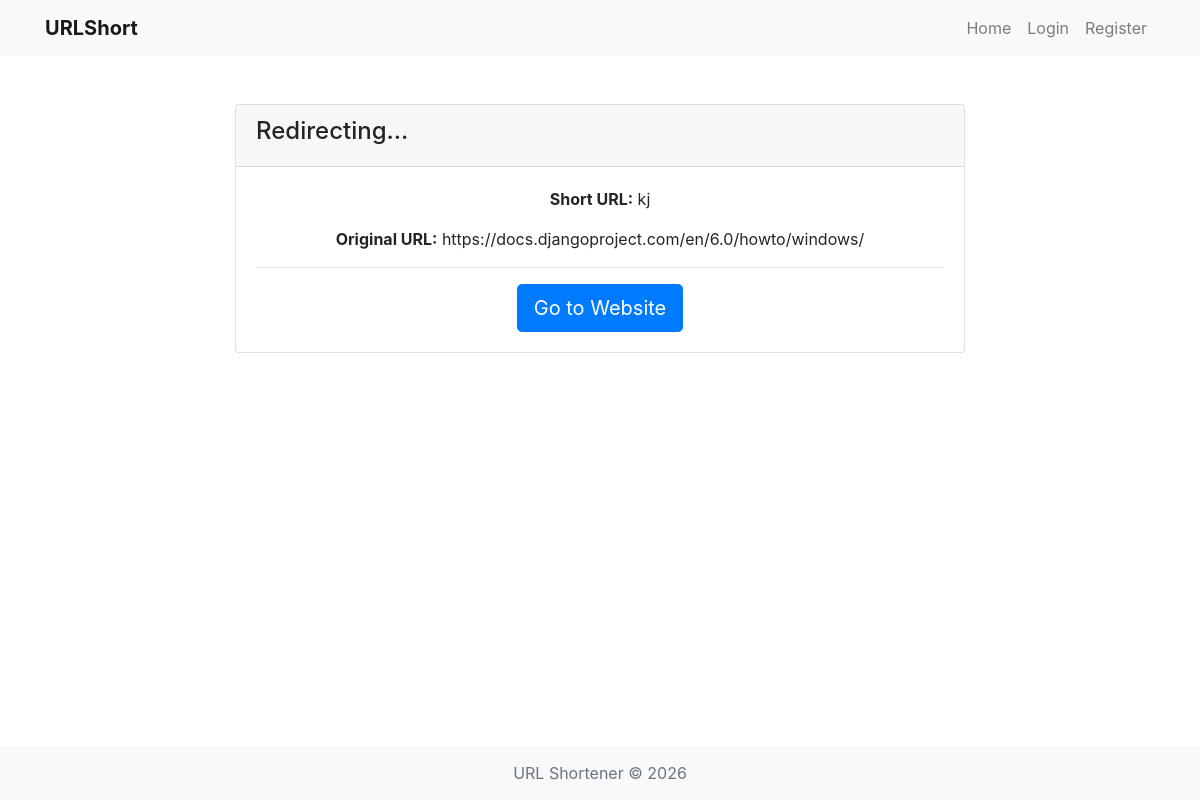
/kj/, run on the app's committed database.
### urlshort/models.py (models this page shows, shortened)
class ShortURL(models.Model):
    original_url = models.URLField(max_length=700)
    short_url = models.CharField(max_length=100, unique=True)
    time_date_created = models.DateTimeField(auto_now_add=True)
    click_count = models.IntegerField(default=0)
    user = models.ForeignKey(User, on_delete=models.CASCADE, null=True, blank=True)
    expires_at = models.DateTimeField(null=True, blank=True)
    def is_expired(self):
        if self.expires_at is None:
            return False
        return timezone.now() > self.expires_at

### urlshort/views.py (the view)
# urls.py: path('<str:url>/', views.redirect_url, name='redirect_url'),
def redirect_url(request, url):
    try:
        url_obj = ShortURL.objects.get(short_url=url)
        if url_obj.is_expired():
            return render(request, 'expired.html', {'obj': url_obj})
        url_obj.click_count = url_obj.click_count + 1
        url_obj.save()
        context = {'obj': url_obj}
        return render(request, 'redirect.html', context)
    except ShortURL.DoesNotExist:
        return render(request, 'pagenotfound.html')

### templates/redirect.html
{% extends 'base.html' %}
{% block content %}
<div class="container mt-5">
    <div class="row justify-content-center">
        <div class="col-md-8">
            <div class="card">
                <div class="card-header">
                    <h4>Redirecting...</h4>
                </div>
                <div class="card-body text-center">
                    <p><strong>Short URL:</strong> {{ obj.short_url }}</p>
                    <p><strong>Original URL:</strong> {{ obj.original_url }}</p>
                    <hr>
                    <a href="{{ obj.original_url }}" class="btn btn-primary btn-lg">Go to Website</a>
                </div>
            </div>
        </div>
    </div>
</div>
{% endblock content %}

### templates/base.html (style rules this page uses)
body { min-height: 100vh; display: flex; flex-direction: column; }

### data on the page
ShortURL: short_url "kj", original_url "https://docs.djangoproject.com/en/6.0/howto/windows/"
